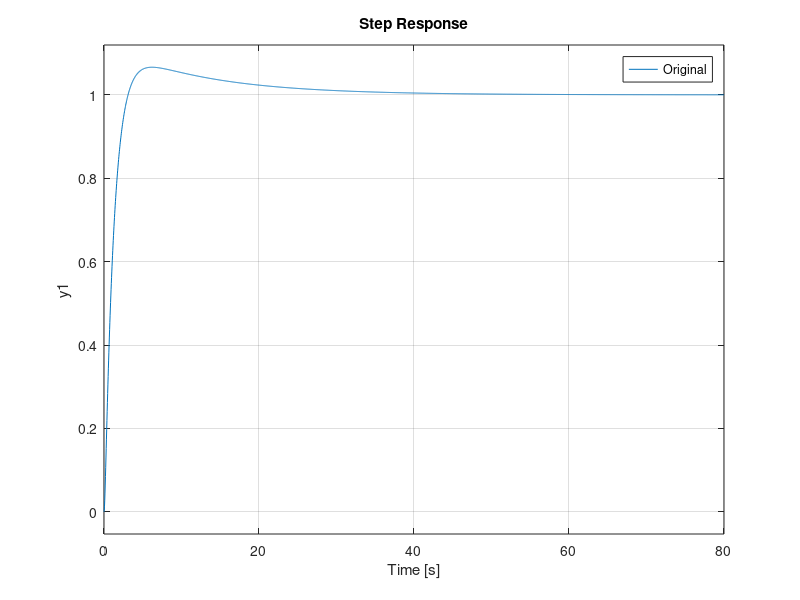

This figure's MATLAB source:
close all
s = tf('s');

%% Q1

% 
% as = [.01 0.1 1 10 100];
% 
% Mps = zeros(1,size(as,2));
% Mrs = zeros(1,size(as,2));
% 
% idx = 0;
% for a = as
%     sys1 = ((s/a) + 1) /(s^2 + s + 1);
%     idx = idx+1;
%     t = 0:.1:20;
%     %figure(idx), step(sys,t)
%     [Mp, tr, ts] = StepResponseMetrics(step(sys1,t), t, 1, 1);
%      Mps(idx) = Mp;
%      Mr = getPeakGain(sys1);
%      Mrs(idx) = Mr;
%      %bode(sys)
% end
% 
% disp(Mps)
% disp(Mrs)

%% Q2 

% ps = [0.01 0.1 1 10 100];
% 
% bandwidths = zeros(1, size(ps,2));
% 
% i=1;
% for p = ps
%     sys2 = 1/(((s/p)+1)*(s^2+s+1));
%     figure(1), hold on;
%     bode(sys2);
%     bandwidths(i) = bandwidth(sys2);
%     i=i+1;
% end
% 
% disp(bandwidths)


%% Q3

g = 1/s^2;
kd = (1/16)*(((s/.1)+1)/((s/2)+1));
kd2 = (1/16)*(((s/.075)+1)/((s/10)+1));


open1 = g*kd;
closed1 = open1/(1+open1);

%margin(open1);
%bandwidth(closed1)

figure(1),hold on;

step (closed1)

open2 = g*kd2;
closed2 = open2/(1+open2);

step(closed2)
legend('Original', 'Adjusted');


%% Q4

% sys3 = 1/((s+2)*(s+4));
% figure(1),bode(sys3);
% figure(2),nyquist(sys3);
% 
% sys3 = 1/((s+1)*(s^2+s+1));
% figure(3),bode(sys3);
% figure(4),nyquist(sys3);
% 
% w = 0
% 
% i = (2*w - w^3)/((1-2*w^2)^2 - (4*w^4 -4*w^2 - w^6));
% r = (1 - 2*w^2)/((1-2*w^2)^2 - (4*w^4 -4*w^2 - w^6))



